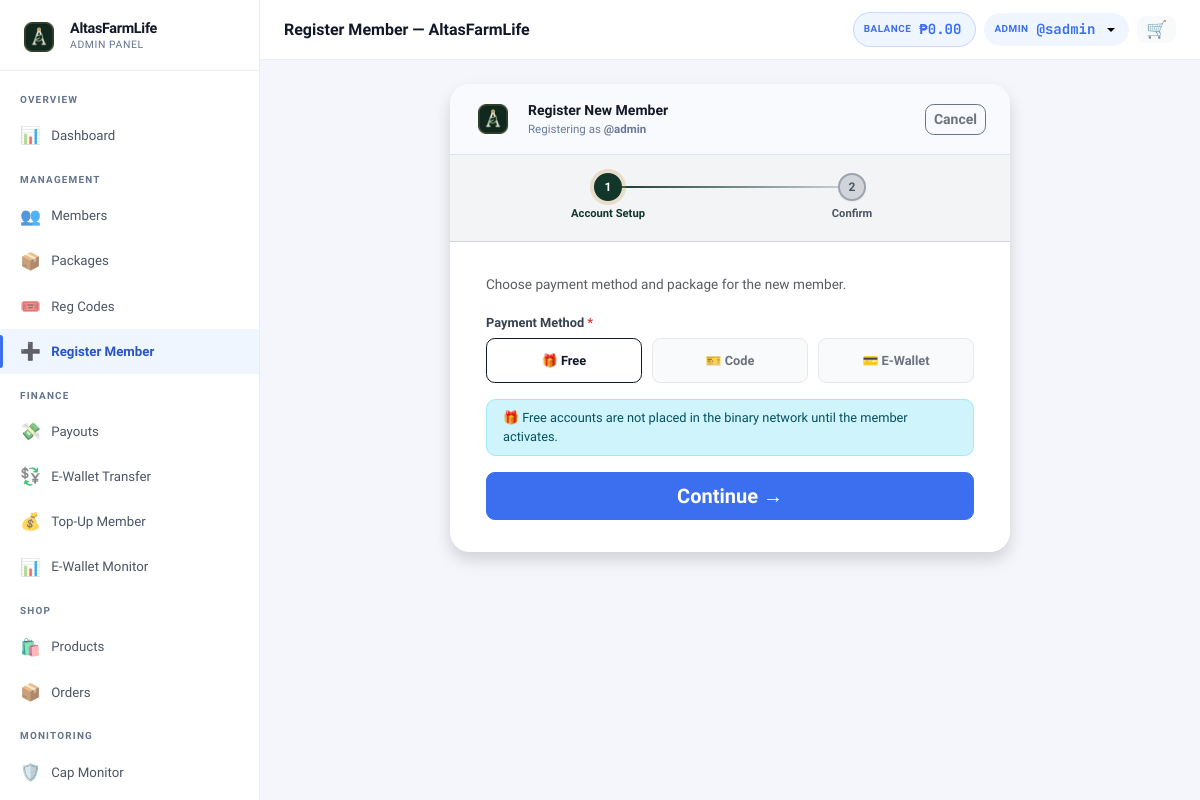
Screenshot of /?page=register (signed in) with the database file from the repository.
### tables this page shows
CREATE TABLE settings (
  key_name   VARCHAR(80) NOT NULL PRIMARY KEY,
  value      TEXT        NOT NULL,
  updated_at TIMESTAMP DEFAULT CURRENT_TIMESTAMP ON UPDATE CURRENT_TIMESTAMP
);

CREATE TABLE users (
  id                INT UNSIGNED AUTO_INCREMENT PRIMARY KEY,
  username          VARCHAR(40)  NOT NULL UNIQUE,
  password_hash     VARCHAR(255) NOT NULL,
  role              ENUM('member','admin','superadmin') NOT NULL DEFAULT 'member',
  package_id        INT UNSIGNED NULL,
  reg_code_id           INT UNSIGNED NULL,
  reg_payment_method    ENUM('code','ewallet','pending','standard') NOT NULL DEFAULT 'code',
  reg_paid_by           INT UNSIGNED NULL,

   
  sponsor_id        INT UNSIGNED NULL,
  binary_parent_id  INT UNSIGNED NULL,
  binary_position   ENUM('left','right') NULL,

   
  left_count        INT UNSIGNED NOT NULL DEFAULT 0,
  left_count_paid   INT UNSIGNED NOT NULL DEFAULT 0,
  right_count       INT UNSIGNED NOT NULL DEFAULT 0,
  right_count_paid  INT UNSIGNED NOT NULL DEFAULT 0,
  pairs_paid        INT UNSIGNED NOT NULL DEFAULT 0,
  pairs_flushed     INT UNSIGNED NOT NULL DEFAULT 0,
  pairs_paid_today  INT UNSIGNED NOT NULL DEFAULT 0,   

   
  lifetime_earned       DECIMAL(14,2) NOT NULL DEFAULT 0.00,
  cap_status            ENUM('active','capped','perminact') NOT NULL DEFAULT 'active',
  capping_bypass        TINYINT(1)   NOT NULL DEFAULT 0,
  daily_cap_bypass      TINYINT(1)   NOT NULL DEFAULT 0,
  capped_at             TIMESTAMP NULL,
  last_reactivation_at  TIMESTAMP NULL,
  dfi_days_used         INT UNSIGNED NOT NULL DEFAULT 0,
  dfi_active            TINYINT(1)   NOT NULL DEFAULT 1,
  cd_active             TINYINT(1)   NOT NULL DEFAULT 0,
  ewallet_sent_today      DECIMAL(12,2) NOT NULL DEFAULT 0.00,
  ewallet_sent_this_week  DECIMAL(12,2) NOT NULL DEFAULT 0.00,

   
  full_name         VARCHAR(120) NULL,
  email             VARCHAR(120) NULL,
  mobile            VARCHAR(20)  NULL,
  gcash_number      VARCHAR(20)  NULL,
  maya_number       VARCHAR(20)  NULL,
  usdt_trc20_address VARCHAR(100) NULL,
  usdt_bep20_address VARCHAR(100) NULL,
  address           TEXT         NULL,
  photo             VARCHAR(200) NULL,

  ewallet_balance       DECIMAL(14,2) NOT NULL DEFAULT 0.00,
  withdrawable_balance  DECIMAL(14,2) NOT NULL DEFAULT 0.00,
  status                ENUM('active','suspended','pending','deactivated') NOT NULL DEFAULT 'active',
  joined_at         TIMESTAMP DEFAULT CURRENT_TIMESTAMP,
  last_login        TIMESTAMP NULL,

  FOREIGN KEY (sponsor_id)       REFERENCES users(id) ON DELETE SET NULL,
  FOREIGN KEY (binary_parent_id) REFERENCES users(id) ON DELETE SET NULL,
  FOREIGN KEY (package_id)       REFERENCES packages(id) ON DELETE SET NULL
);

### views/auth/register.php (the view, shortened to what the rows shown need)
<?php
$pageTitle      = 'Register Member — ' . setting('site_name', APP_NAME);
$isLoggedIn     = Auth::check();
$currentUser    = $isLoggedIn ? Auth::actingUser() : null;
$freeEnabled    = setting('free_registration_enabled', '1') === '1';
?>
<?php if ($isLoggedIn): ?>
  <?php require 'views/partials/head.php'; ?>
  <link rel="stylesheet" href="<?= APP_URL ?>/assets/css/auth.css?v=<?= filemtime(__DIR__ . '/../../assets/css/auth.css') ?>">
  <?php if (Auth::isAdmin()): ?>
    <?php require 'views/partials/sidebar_admin.php'; ?>
  <?php else: ?>
    <?php require 'views/partials/sidebar_member.php'; ?>
  <?php endif; ?>
  <div class="main-content">
    <?php require 'views/partials/topbar.php'; ?>
    <div class="page-content">
      <div class="d-flex justify-content-center">
        <div style="width:100%;max-width:560px;">
            <?php endif; ?>
            <div class="auth-card auth-card-wide <?= $isLoggedIn ? 'shadow' : '' ?>">
              <?php if ($isLoggedIn): ?>
                <div class="d-flex align-items-center gap-3 px-4 py-3 border-bottom" style="background:#f8fafd;">
                  <div style="width:38px;height:38px;border-radius:.625rem;background:transparent;display:flex;align-items:center;justify-content:center;overflow:hidden;flex-shrink:0;">
                    <img src="<?= APP_URL ?>/assets/img/logo.png?v=<?= filemtime(__DIR__ . '/../../assets/img/logo.png') ?>" style="width:30px;height:30px;object-fit:contain;" alt="">
                  </div>
                  <div class="flex-grow-1">
                    <div style="font-size:.875rem;font-weight:700;">Register New Member</div>
                    <div style="font-size:.72rem;color:var(--muted);">Registering as <strong>@<?= e($currentUser['username']) ?></strong></div>
                  </div>
                  <a href="<?= Auth::isAdmin() ? APP_URL . '/?page=admin' : APP_URL . '/?page=dashboard' ?>"
                    class="btn btn-sm btn-outline-secondary">Cancel</a>
                </div>
              <?php endif; ?>
            </div>
            <?php if ($isLoggedIn): ?>
            </div>
        </div>
      </div>
    </div>
  <?php else: ?>
  </div>
<?php endif; ?>
<?php if (!$isLoggedIn): ?>
  </body>
  </html>
<?php else: ?>
  <?php require 'views/partials/footer.php'; ?>
<?php endif; ?>

### views/partials/sidebar_admin.php (shortened to what the rows shown need)
<?php
$cp = current_page();
$adminUser = Auth::user();
$initial = strtoupper(substr($adminUser['username'] ?? 'A', 0, 1));
$pendingPayouts = (int)db()->query("SELECT COUNT(*) FROM payout_requests WHERE status='pending'")->fetchColumn();
$pendingMembers = (int)db()->query("SELECT COUNT(*) FROM users WHERE role='member' AND status='pending'")->fetchColumn();
if (!function_exists('renderAdminNav')) {
function renderAdminNav($cp, $adminUser, $initial, $pendingPayouts, $pendingMembers)
{ ?>
  <div class="sidebar-brand">
    <div class="brand-icon">
      <img src="<?= APP_URL ?>/assets/img/logo.png?v=<?= filemtime(__DIR__ . '/../../assets/img/logo.png') ?>" alt="AltasFarm Livelihood">
    </div>
    <div>
      <div class="brand-name"><?= e(setting('site_name', APP_NAME)) ?></div>
      <div class="brand-sub">Admin Panel</div>
    </div>
  </div>
  <nav class="sidebar-nav">
    <div class="nav-section-label">Overview</div>
    <a href="<?= APP_URL ?>/?page=admin" class="nav-item-link <?= $cp === 'admin' ? 'active' : '' ?>">
      <span class="nav-icon">📊</span> Dashboard
    </a>
    <div class="nav-section-label">Management</div>
    <a href="<?= APP_URL ?>/?page=admin_users" class="nav-item-link <?= in_array($cp, ['admin_users', 'admin_user_view']) ? 'active' : '' ?>">
      <span class="nav-icon">👥</span> Members
    </a>
    <a href="<?= APP_URL ?>/?page=admin_packages" class="nav-item-link <?= $cp === 'admin_packages' ? 'active' : '' ?>">
      <span class="nav-icon">📦</span> Packages
    </a>
    <a href="<?= APP_URL ?>/?page=admin_codes" class="nav-item-link <?= $cp === 'admin_codes' ? 'active' : '' ?>">
      <span class="nav-icon">🎟️</span> Reg Codes
    </a>
    <a href="<?= APP_URL ?>/?page=register" class="nav-item-link <?= $cp === 'register' ? 'active' : '' ?>">
      <span class="nav-icon">➕</span> Register Member
    </a>
    <div class="nav-section-label">Finance</div>
    <a href="<?= APP_URL ?>/?page=admin_payouts" class="nav-item-link <?= $cp === 'admin_payouts' ? 'active' : '' ?>">
      <span class="nav-icon">💸</span> Payouts
    </a>
    <a href="<?= APP_URL ?>/?page=ewallet_transfer" class="nav-item-link <?= $cp === 'ewallet_transfer' ? 'active' : '' ?>">
      <span class="nav-icon">💱</span> E-Wallet Transfer
    </a>
    <a href="<?= APP_URL ?>/?page=admin_ewallet_topup" class="nav-item-link <?= $cp === 'admin_ewallet_topup' ? 'active' : '' ?>">
      <span class="nav-icon">💰</span> Top-Up Member
    </a>
    <a href="<?= APP_URL ?>/?page=admin_ewallet_monitor" class="nav-item-link <?= $cp === 'admin_ewallet_monitor' ? 'active' : '' ?>">
      <span class="nav-icon">📊</span> E-Wallet Monitor
    </a>
    <div class="nav-section-label">Shop</div>
    <a href="<?= APP_URL ?>/?page=admin_shop" class="nav-item-link <?= in_array($cp, ['admin_shop']) ? 'active' : '' ?>">
      <span class="nav-icon">🛍️</span> Products
    </a>
    <a href="<?= APP_URL ?>/?page=admin_shop_orders" class="nav-item-link <?= in_array($cp, ['admin_shop_orders', 'admin_shop_order']) ? 'active' : '' ?>">
      <span class="nav-icon">📦</span> Orders
    </a>
    <div class="nav-section-label">Monitoring</div>
    <a href="<?= APP_URL ?>/?page=admin_cap_monitor" class="nav-item-link <?= $cp === 'admin_cap_monitor' ? 'active' : '' ?>">
      <span class="nav-icon">🛡️</span> Cap Monitor
    </a>
    <a href="<?= APP_URL ?>/?page=admin_dfi" class="nav-item-link <?= $cp === 'admin_dfi' ? 'active' : '' ?>">
    </a>
  </nav>
<?php } ?>
<?php }  ?>
<div class="sidebar d-none d-lg-flex flex-column">
  <?php renderAdminNav($cp, $adminUser, $initial, $pendingPayouts, $pendingMembers); ?>
</div>

### views/partials/topbar.php (shortened to what the rows shown need)
<?php
if (isset($_GET['page']) && $_GET['page'] === 'admin_user_view' && !empty($_GET['id']) && Auth::isAdmin()) {
    $topbarUser = getUserById((int)$_GET['id']);
    if (!$topbarUser) {
        flash('error', 'User not found.');
        redirect('/?page=admin_users');
    }
    $walletUser = $topbarUser;
} else {
    $topbarUser = Auth::user();
    $walletUser = Auth::isSuperadmin() ? (User::find(Auth::actingAdminId()) ?: $topbarUser) : $topbarUser;
}
$topbarBalance = fmt_money($walletUser['ewallet_balance'] ?? 0);
$isMember      = ($topbarUser['role'] ?? '') === 'member';
?>
<div class="topbar-wrapper no-print">
    <div class="topbar-title"><?= e($pageTitle ?? 'Dashboard') ?></div>
    <div class="d-flex align-items-center gap-2">
        <?php if ($isMember || Auth::isSuperadmin()): ?>
            <div class="topbar-balance d-none d-sm-flex">
                <span class="bal-label">Balance</span>
                <span class="bal-amount" id="topbarBalance"><?= $topbarBalance ?></span>
            </div>
        <?php endif; ?>
        <div class="dropdown">
            <button class="topbar-balance border-0 dropdown-toggle" type="button"
                data-bs-toggle="dropdown" aria-expanded="false"
                title="<?= e($topbarUser['username'] ?? '') ?>" style="cursor:pointer;">
                <span class="bal-label"><?= Auth::isAdmin() ? 'Admin' : 'User' ?></span>
                <span class="bal-amount">@<?= e($topbarUser['username'] ?? '') ?></span>
            </button>
        </div>
        <?php if (Auth::check()): ?>
        <button type="button" class="btn btn-sm btn-light position-relative border-0 topbar-cart-btn"
                data-bs-toggle="offcanvas" data-bs-target="#cartOffcanvas"
                title="Cart" style="font-size:1.05rem;line-height:1;padding:.3rem .55rem;">
            🛒
        </button>
        <?php endif; ?>
    </div>
</div>

### rows the page displays
settings: value "AltasFarmLife"
users: ewallet_balance "₱0.00", username "admin"
users: username "sadmin"

### other values shown
$pageTitle "Register Member — AltasFarmLife"
